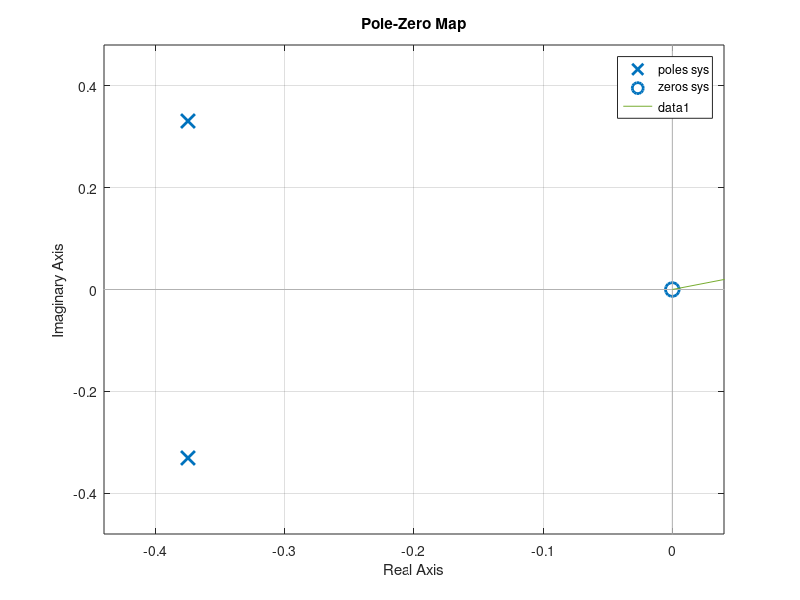

MATLAB code for this plot: (Note: this script raises an error after producing the figure.)
clc;
clear;
close all;

num=[2 0]
den=[4 3 1]
t=0:0.05:5;
sys=tf(num,den)
y=step(sys,t)
pzmap(sys)
hold on;
plot(t,y)
hold on;
plot(t.y)
hold on;
num1=[2]
sys1=tf(num1,den)
y1=step(sys1,t)
plot(t,yl)
hold on;
den1=[4 3 1 0]
sys2=tf(num1,den1)
y2=step(sys2,t)
plot(t,y2)
